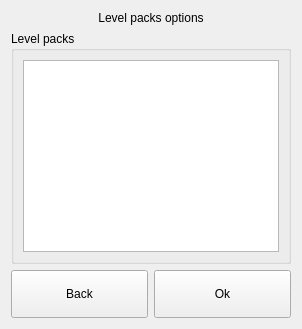
  <widget class="QWidget" name="page_9">
   <layout class="QGridLayout" name="gridLayout_11">
    <item row="0" column="0">
     <widget class="QLabel" name="label_12">
      <property name="text">
       <string>Level packs options</string>
      </property>
      <property name="alignment">
       <set>Qt::AlignCenter</set>
      </property>
     </widget>
    </item>
    <item row="1" column="0">
     <widget class="QGroupBox" name="groupBox_7">
      <property name="title">
       <string>Level packs</string>
      </property>
      <layout class="QGridLayout" name="gridLayout_10">
       <item row="0" column="0">
        <widget class="QListWidget" name="lwLevels"/>
       </item>
      </layout>
     </widget>
    </item>
    <item row="2" column="0">
     <layout class="QHBoxLayout" name="horizontalLayout_3">
      <item>
       <widget class="QPushButton" name="bLevelsBack">
        <property name="sizePolicy">
         <sizepolicy hsizetype="Expanding" vsizetype="Fixed">
          <horstretch>0</horstretch>
          <verstretch>0</verstretch>
         </sizepolicy>
        </property>
        <property name="minimumSize">
         <size>
          <width>0</width>
          <height>48</height>
         </size>
        </property>
        <property name="maximumSize">
         <size>
          <width>16777215</width>
          <height>65</height>
         </size>
        </property>
        <property name="cursor">
         <cursorShape>PointingHandCursor</cursorShape>
        </property>
        <property name="text">
         <string>Back</string>
        </property>
       </widget>
      </item>
      <item>
       <widget class="QPushButton" name="bLevelsOk">
        <property name="sizePolicy">
         <sizepolicy hsizetype="Expanding" vsizetype="Fixed">
          <horstretch>0</horstretch>
          <verstretch>0</verstretch>
         </sizepolicy>
        </property>
        <property name="minimumSize">
         <size>
          <width>0</width>
          <height>48</height>
         </size>
        </property>
        <property name="maximumSize">
         <size>
          <width>16777215</width>
          <height>65</height>
         </size>
        </property>
        <property name="cursor">
         <cursorShape>PointingHandCursor</cursorShape>
        </property>
        <property name="text">
         <string>Ok</string>
        </property>
       </widget>
      </item>
     </layout>
    </item>
   </layout>
  </widget>
